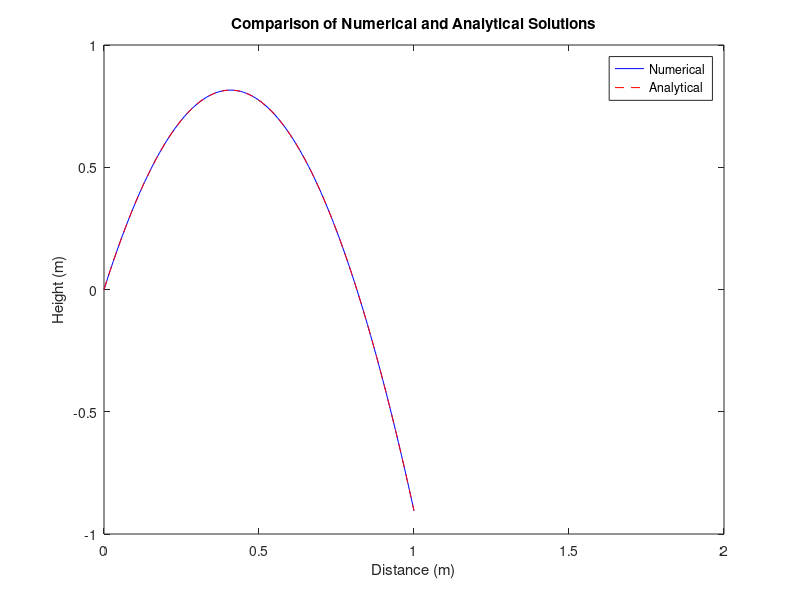
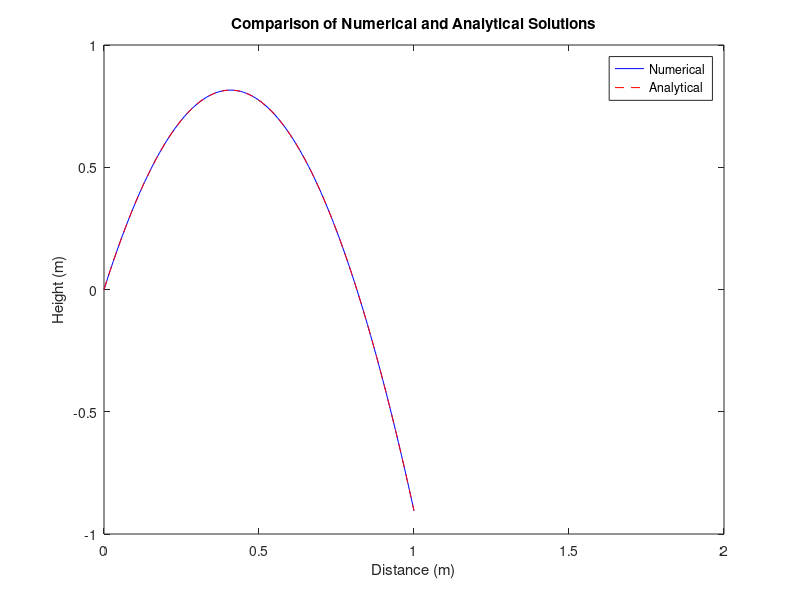

These figures' MATLAB source, in order:
clear;
figure(1);

% Parameters
m = 1;                  % Mass (kg)
g = [0; -9.81];         % Gravity (m/s^2)
h = 0.01;               % Time step (s)
steps = 100;            % Number of time steps

% Initial conditions
r0 = [0; 0];
v0 = [1; 4];

% Variables for storing results
x_num = [];             % Numerical x positions
y_num = [];             % Numerical y positions
x_ana = [];             % Analytical x positions
y_ana = [];             % Analytical y positions

% Initialize positions and velocities
r = r0;
v = v0;

for t = 0:h:(steps*h)
    % Numerical integration using Midpoint Method
    if t > 0  % Skip the first step to avoid duplication with initial condition
        v_mid = v + (h/2)*(g);
        r_mid = r + (h/2)*v;
        v = v + h*(g);
        r = r + h*v_mid;
    end

    % Store numerical results
    x_num = [x_num; r(1)];
    y_num = [y_num; r(2)];

    % Analytical calculation
    r_ana = r0 + v0*t + 0.5*g*t^2;
    
    % Store analytical results
    x_ana = [x_ana; r_ana(1)];
    y_ana = [y_ana; r_ana(2)];

    % Plot both trajectories
    plot(x_num, y_num, 'b-', x_ana, y_ana, 'r--');
    legend('Numerical', 'Analytical');
    title('Comparison of Numerical and Analytical Solutions');
    axis([0 2 -1 1]);  % Modified axis ranges to accommodate longer flight
    xlabel('Distance (m)');
    ylabel('Height (m)');
    pause(0.01);
end

figure(2);
plot(x_num, y_num, 'b-', x_ana, y_ana, 'r--');
legend('Numerical', 'Analytical');
title('Comparison of Numerical and Analytical Solutions');
xlabel('Distance (m)');
ylabel('Height (m)');
axis([0 2 -1 1]);  % Modified axis ranges to accommodate longer flight

